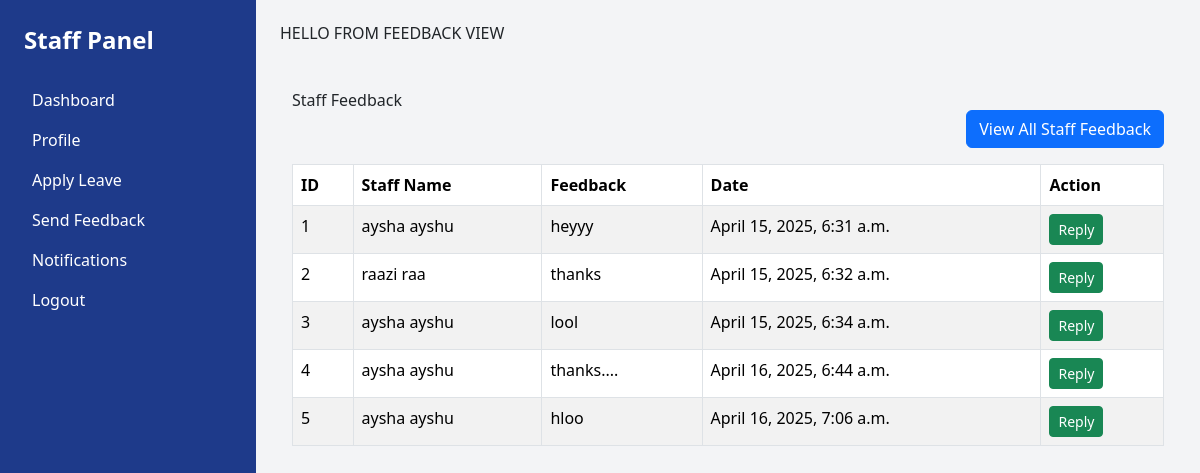
The page /staff_feedback_view on the database its author committed.
### app/models.py (models this page shows, shortened)
class Staff_Feedback(models.Model):
   staff_id = models.ForeignKey(Staff, on_delete=models.CASCADE)
   feedback = models.TextField()
   feedback_reply = models.TextField(blank=True, null=True)  # Allow blank replies
   status = models.IntegerField(default=0)
   created_at = models.DateTimeField(auto_now_add=True)
   updated_at = models.DateTimeField(auto_now_add=True)

class Staff(models.Model):
    admin = models.OneToOneField(CustomUser,on_delete=models.CASCADE)
    address = models.TextField(max_length=100)
    gender = models.CharField(max_length=100)

class CustomUser(AbstractUser):
    USER = (
        (1, 'HOD'),
        (2, 'STAFF')
    )
    user_type = models.CharField(choices=USER, max_length=50, default=1)
    profile_pic = models.ImageField(upload_to='media/profile_pic')

### app/views.py (the view, shortened to what this page needs)
# urls.py: path('staff_feedback_view', views.staff_feedback_view, name='staff_feedback_view'),
def staff_feedback_view(request):
    feedback_list = Staff_Feedback.objects.all()
    return render(request, 'staff_feedback_view.html', {'feedback_list': feedback_list})

### templates/staff_feedback_view.html (shortened to what this page needs)
{% extends 'dashboard.html' %}
{% block content %}
<h1>HELLO FROM FEEDBACK VIEW</h1>
<div class="container mt-5">
    <h2>Staff Feedback</h2>
    <div class="text-right mb-3">
        <a href="{% url 'staff_feedback_view' %}" class="btn btn-primary">View All Staff Feedback</a>
    </div>
    <table class="table table-bordered table-striped">
        <thead class="thead-dark">
            <tr>
                <th>ID</th>
                <th>Staff Name</th>
                <th>Feedback</th>
                <th>Date</th>
                <th>Action</th>
            </tr>
        </thead>
        <tbody>
            {% for feedback in feedback_list %}
            <tr>
                <td>{{ feedback.id }}</td>
                <td>{{ feedback.staff_id.admin.first_name }} {{ feedback.staff_id.admin.last_name }}</td>
                <td>{{ feedback.feedback }}</td>
                <td>{{ feedback.created_at }}</td>
                <td>
<button class="btn btn-success btn-sm" data-toggle="modal" data-target="#replyModal{{ feedback.id }}">Reply</button>
                </td>
            </tr>
            {% endfor %}
        </tbody>
    </table>
</div>
{% endblock %}

### rows shown on the page
Staff_Feedback: id "1", staff_id.admin.first_name "aysha", staff_id.admin.last_name "ayshu", feedback "heyyy", created_at "April 15, 2025, 6:31 a.m."
Staff_Feedback: id "2", staff_id.admin.first_name "raazi", staff_id.admin.last_name "raa", feedback "thanks", created_at "April 15, 2025, 6:32 a.m."
Staff_Feedback: id "3", staff_id.admin.first_name "aysha", staff_id.admin.last_name "ayshu", feedback "lool", created_at "April 15, 2025, 6:34 a.m."
Staff_Feedback: id "4", staff_id.admin.first_name "aysha", staff_id.admin.last_name "ayshu", feedback "thanks....", created_at "April 16, 2025, 6:44 a.m."
Staff_Feedback: id "5", staff_id.admin.first_name "aysha", staff_id.admin.last_name "ayshu", feedback "hloo", created_at "April 16, 2025, 7:06 a.m."
